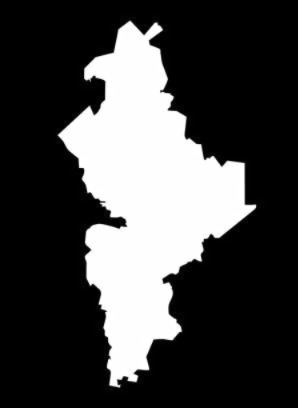
#> input picture image.png, 298 x 408 px
$ python txtgen.py
#> lines starting #> are read from the running program, lines starting #| are printed output that depends on the picture; after the words box and inside, x2 and y2 are one past the last pixel; in counts of white or black regions, pixels touching at a corner belong together
#Este codigo fue creado por IA para fines practicos, es un generador de nodos para las pruebas del proyecto real.

import numpy as np
import matplotlib.image as mpimg
import random
from math import sqrt

# Load image
img = mpimg.imread("image.png")
#> img is the input picture: shape (408, 298, 4) float32; mean R, G, B, A 0.268, 0.268, 0.268, 1
if len(img.shape) == 3:
    img_gray = img.mean(axis=2)
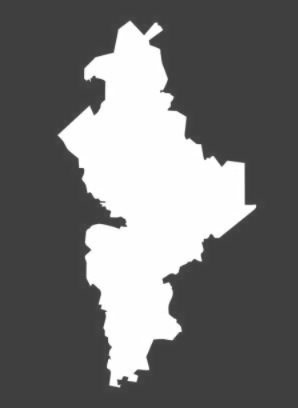
#> img_gray: shape (408, 298) float32; min 0.25, max 1, mean 0.451
else:
    img_gray = img

threshold = 0.7
mask = img_gray > threshold
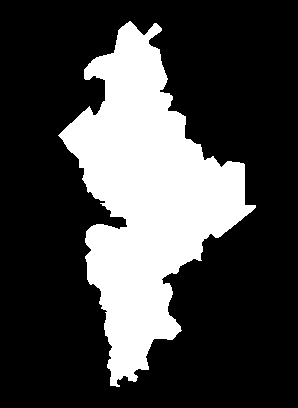
#> mask: shape (408, 298) bool; 26.7% white; 1 white region, box (x1, y1, x2, y2) and area: (58, 21, 256, 387) 32469
ys, xs = np.where(mask)

H, W = img_gray.shape
#> H = 408; W = 298

# Parameters
N = 50   #Aqui se cambia para mas o menos nodos, con mas de 30 empieza a tardar mucho.
K = 5
RADIUS = 15.0

# Weighted sampling: denser in center
cx, cy = np.mean(xs), np.mean(ys)
#> cx = 145.4; cy = 196.6
dist = np.sqrt((xs - cx)**2 + (ys - cy)**2)
dist_norm = dist / dist.max()
weights = (1 - dist_norm)**3
weights /= weights.sum()

# Sample node positions
chosen = np.random.choice(len(xs), size=N, replace=False, p=weights)
#> chosen = 50 values, max 27752 at index 20, min 4153 at index 34, mean 16979.1
positions = [(xs[i], ys[i]) for i in chosen]
#> positions = 50 pairs, first value 90 to 225, second value 98 to 293

# Generate population and critical flags
population = [random.randint(50, 5000) for _ in range(N)]
critical = [1 if random.random() < 0.1 else 0 for _ in range(N)]

# Generate edges using proximity (nearest neighbors graph)
edges = []
for i in range(N):
    x1, y1 = positions[i]
    # distances to all nodes
    dists = []
    for j in range(N):
        if i != j:
            x2, y2 = positions[j]
            d = sqrt((x1 - x2)**2 + (y1 - y2)**2)
            dists.append((d, j))
    dists.sort()

    # connect to k nearest neighbors
    for _, j in dists[:5]:
        w = round(random.random() * 10 + 1, 2)
        edges.append((i, j, w))
#> this loop made 50 passes
#> (x1, y1) on passes 1 to 12: (165, 199), (198, 220), (183, 205), (126, 199), (128, 186), (225, 210), (183, 187), (96, 253), (158, 280), (190, 181), (90, 233), (150, 197)
#> after the loop, edges = 250 items, first 6: (0, 28, 4.24), (0, 35, 2.15), (0, 41, 6.87), (0, 11, 4.35), (0, 44, 2.9), (1, 36, 1.16)

# Remove duplicates
edges_unique = []
seen = set()
for u,v,w in edges:
    if (v,u) not in seen:
        seen.add((u,v))
        edges_unique.append((u,v,w))
#> this loop made 250 passes
#> after the loop, edges_unique = 157 items, first 6: (0, 28, 4.24), (0, 35, 2.15), (0, 41, 6.87), (0, 11, 4.35), (0, 44, 2.9), (1, 36, 1.16); seen = 157 items

M = len(edges_unique)
#> M = 157

# Save dataset
path = "city_dataset.txt"
with open(path, "w") as f:
    f.write(f"{N} {K} {RADIUS}\n")
    for i in range(N):
        f.write(f"{population[i]} {critical[i]}\n")
    f.write(f"{M}\n")
    for u,v,w in edges_unique:
        f.write(f"{u} {v} {w}\n")
#> this loop made 157 passes

path
